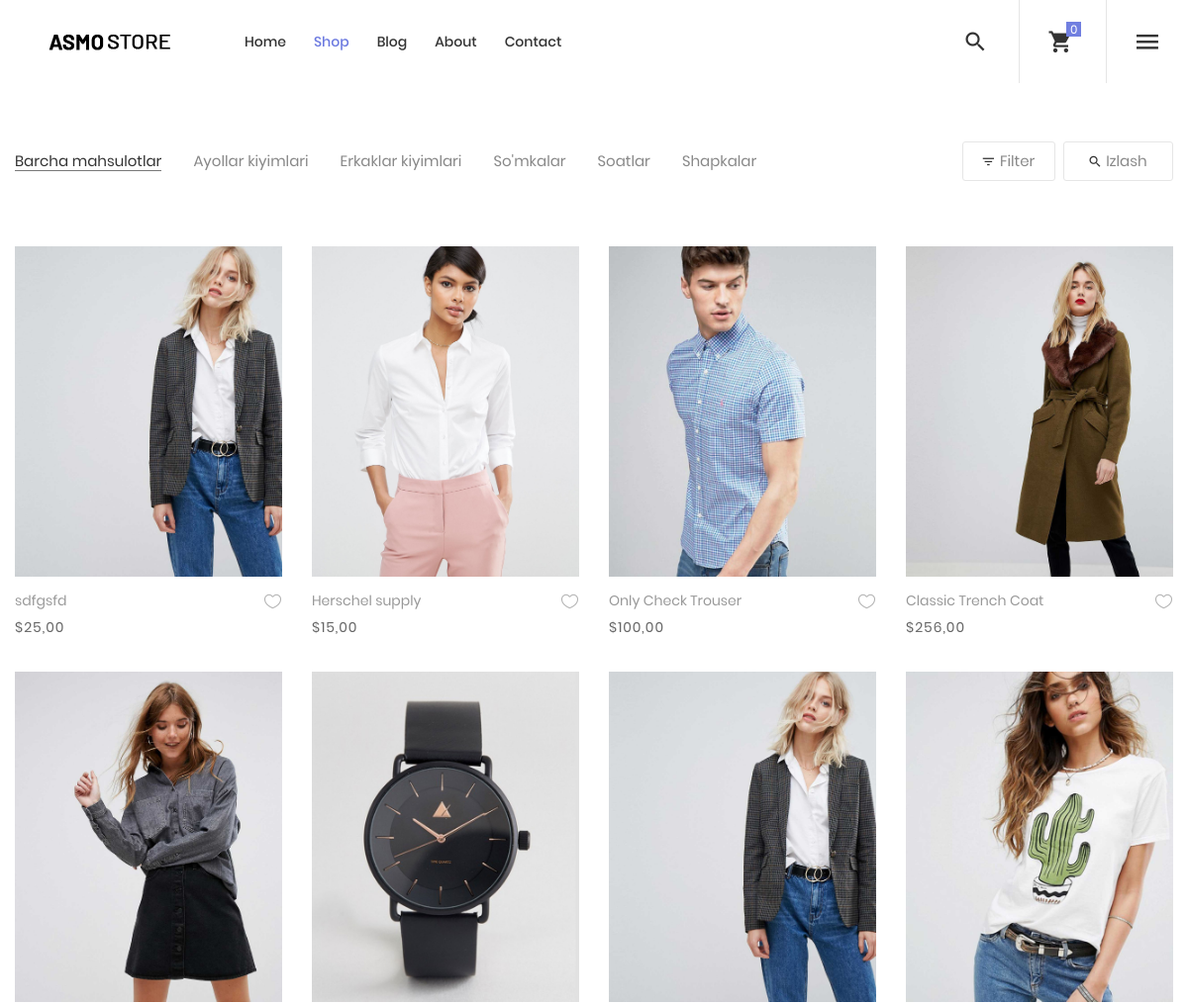
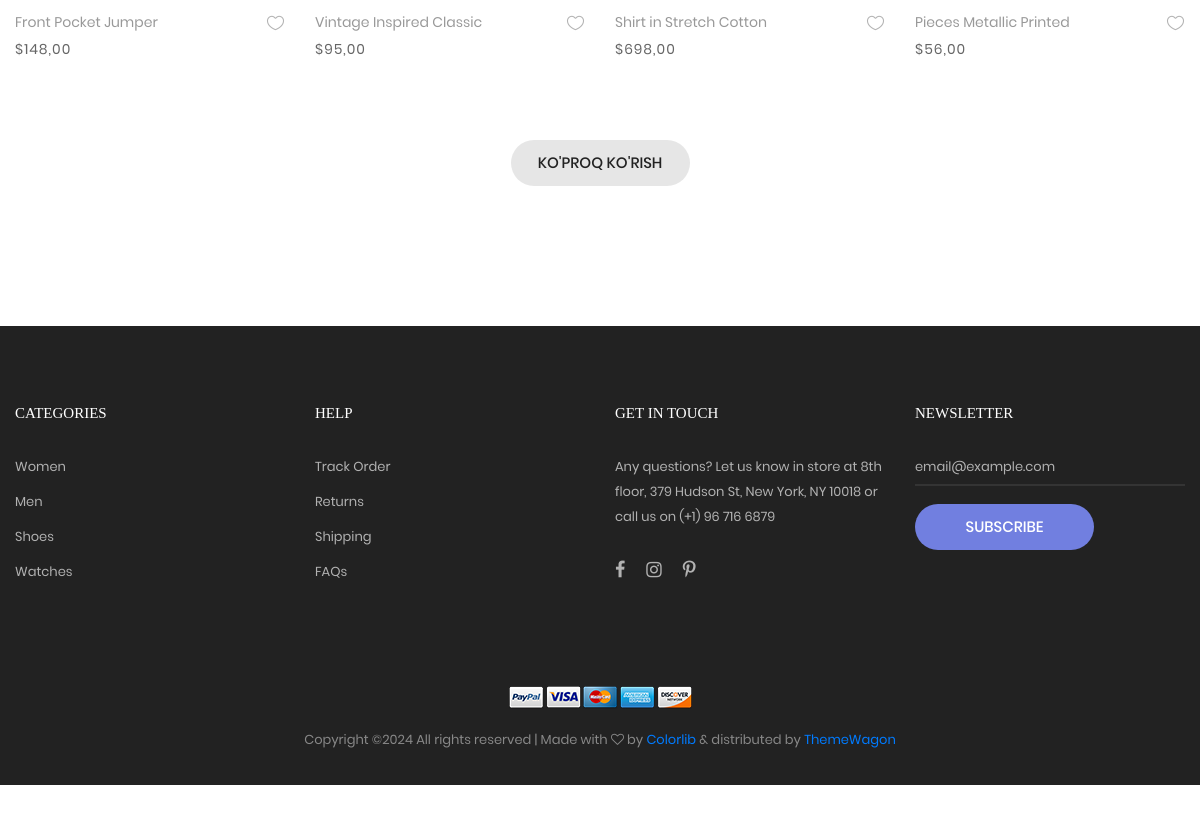
The app's page /shop/ with its own data (2 pictures, top to bottom).
### asmo/models.py (models this page shows, shortened)
class Category(models.Model):
    name = models.CharField(max_length=50, verbose_name='Mahsulot kategoriyasi')
    image = models.ImageField(upload_to='categories/', verbose_name='Kategoriya rasmi')
    slug = models.SlugField()
    class Meta:
        verbose_name = 'Kategoriya '
        verbose_name_plural = 'Kategoriyalar'

class Product(models.Model):
    name = models.CharField(max_length=100, verbose_name='Mahsulot nomi')
    description = models.TextField(verbose_name='Mahsulot tasnifi')
    price = models.DecimalField(max_digits=10, decimal_places=2, verbose_name='Mahsulot narxi')
    category = models.ForeignKey(Category, on_delete=models.CASCADE, verbose_name='Mahsulot kategoriyasi')
    image = models.ImageField(upload_to='products/', verbose_name='Mahsulot rasmi')
    image1 = models.ImageField(upload_to='products/', verbose_name='Mahsulot rasmi')
    image2 = models.ImageField(upload_to='products/', verbose_name='Mahsulot rasmi')
    brand = models.ForeignKey(Brand, on_delete=models.CASCADE, verbose_name='Mahsulot brendi')
    size = models.ManyToManyField(Size, verbose_name='Mahsulot o\'lchami', blank=True)
    color = models.ManyToManyField(Color, verbose_name='Mahsulot rangi')
    weight = models.FloatField(null=True, blank=True, verbose_name='Mahsulot og\'irligi', validators=[MinValueValidator(0.0)])
    materials = models.CharField(max_length=100, verbose_name='Mahsulot materiali')
    sort = models.ForeignKey(Sort, on_delete=models.CASCADE, verbose_name='Mahsulot turi', null=True, blank=True)
    quantity = models.IntegerField(default=0, verbose_name='Mahsulot soni')
    slug = models.SlugField()
    class Meta:
        verbose_name = 'Mahsulot '
        verbose_name_plural = 'Mahsulotlar'

### asmo/views.py (the view, shortened to what this page needs)
# urls.py: path('shop/', views.products, name='shop'),
def products(request):
    context = {
        'categories': Category.objects.all(),
        'colors': Color.objects.all(),
        'brands': Brand.objects.all(),
        'sorts': Sort.objects.all(),
        'title': 'ASMO | Barcha mahsulotlar'
    }
    all_products = Product.objects.all()
    paginator = Paginator(all_products, 8)
    page_number = request.GET.get('page')
    try:
        products = paginator.page(page_number)
    except PageNotAnInteger:
        products = paginator.page(1)
    except EmptyPage:
        products = paginator.page(paginator.num_pages)
    context['products'] = products
    return render(request, 'asmo/shop.html', context)

### asmo/templates/asmo/shop.html (shortened to what this page needs)
{% extends 'base.html' %}
{% load static %}
{% block main %}
<div class="bg0 m-t-23 p-b-140 mt-5">
    <div class="container">
        <div class="flex-w flex-sb-m p-b-52">
            <div class="flex-w flex-l-m filter-tope-group m-tb-10">
                <button class="stext-106 cl6 hov1 bor3 trans-04 m-r-32 m-tb-5 how-active1" data-filter="*">
                    Barcha mahsulotlar
                </button>
                {% for category in categories %}
                <button class="stext-106 cl6 hov1 bor3 trans-04 m-r-32 m-tb-5" data-filter=".{{ category.slug }}">
                    {{ category.name }}
                </button>
                {% endfor %}
            </div>
            <div class="flex-w flex-c-m m-tb-10">
                <div class="flex-c-m stext-106 cl6 size-104 bor4 pointer hov-btn3 trans-04 m-r-8 m-tb-4 js-show-filter">
                    <i class="icon-filter cl2 m-r-6 fs-15 trans-04 zmdi zmdi-filter-list"></i>
                    Filter
                </div>
                <div class="flex-c-m stext-106 cl6 size-105 bor4 pointer hov-btn3 trans-04 m-tb-4 js-show-search">
                    <i class="icon-search cl2 m-r-6 fs-15 trans-04 zmdi zmdi-search"></i>
                    Izlash
                </div>
            </div>
        </div>
        <div class="row isotope-grid">
            {% if products %}
            {% for product in products %}
            <div class="col-sm-6 col-md-4 col-lg-3 p-b-35 isotope-item {{ product.category.slug }}">
                <div class="block2">
                    <div class="block2-pic hov-img0">
                        <img src="{{ product.image.url }}" alt="IMG-PRODUCT">
                    </div>
                    <div class="block2-txt flex-w flex-t p-t-14">
                        <div class="block2-txt-child1 flex-col-l ">
                            <a href="{% url 'product_detail' product.slug %}"
                               class="stext-104 cl4 hov-cl1 trans-04 js-name-b2 p-b-6">
                                {{ product.name }}
                            </a>
                            <span class="stext-105 cl3">
									${{ product.price }}
								</span>
                        </div>
                        <div class="block2-txt-child2 flex-r p-t-3">
                            {% if request.user.is_authenticated %}
                            <a href="{% url 'add_to_wishlist' product.slug %}"
                               class="btn-addwish-b2 dis-block pos-relative">
                                <img class="icon-heart1 dis-block trans-04"
                                     src="{% static 'images/icons/icon-heart-01.png' %}" alt="ICON">
                                {% else %}
                                <a href="javascript:void(0);"
                                   onclick="alert('Siz ro\'yxatdan o\'tmagansiz!');"
                                   class="btn-addwish-b2 dis-block pos-relative">
                                    <img class="icon-heart1 dis-block trans-04"
                                         src="{% static 'images/icons/icon-heart-01.png' %}" alt="ICON">
                                    {% endif %}
                                </a>
                        </div>
                    </div>
                </div>
            </div>
            {% endfor %}
            {% endif %}
        </div>
        <div class="flex-c-m flex-w w-full p-t-45">
            <div class="flex-c-m w-half">
                {% if products.has_next %}
                <a href="?page={{ products.next_page_number }}"
                   class="flex-c-m stext-101 cl5 size-103 bg2 bor1 hov-btn1 p-lr-15 trans-04">Ko'proq ko'rish</a>
                {% endif %}
            </div>
        </div>
    </div>
</div>
{% endblock main %}

### records on screen
Category: name "Ayollar kiyimlari"
Category: name "Erkaklar kiyimlari"
Category: name "So'mkalar"
Category: name "Soatlar"
Category: name "Shapkalar"
Product: image (picture), name "sdfgsfd", price "25,00"
Product: image (picture), name "Herschel supply", price "15,00"
Product: image (picture), name "Only Check Trouser", price "100,00"
Product: image (picture), name "Classic Trench Coat", price "256,00"
Product: image (picture), name "Front Pocket Jumper", price "148,00"
Product: image (picture), name "Vintage Inspired Classic", price "95,00"
Product: image (picture), name "Shirt in Stretch Cotton", price "698,00"
Product: image (picture), name "Pieces Metallic Printed", price "56,00"
